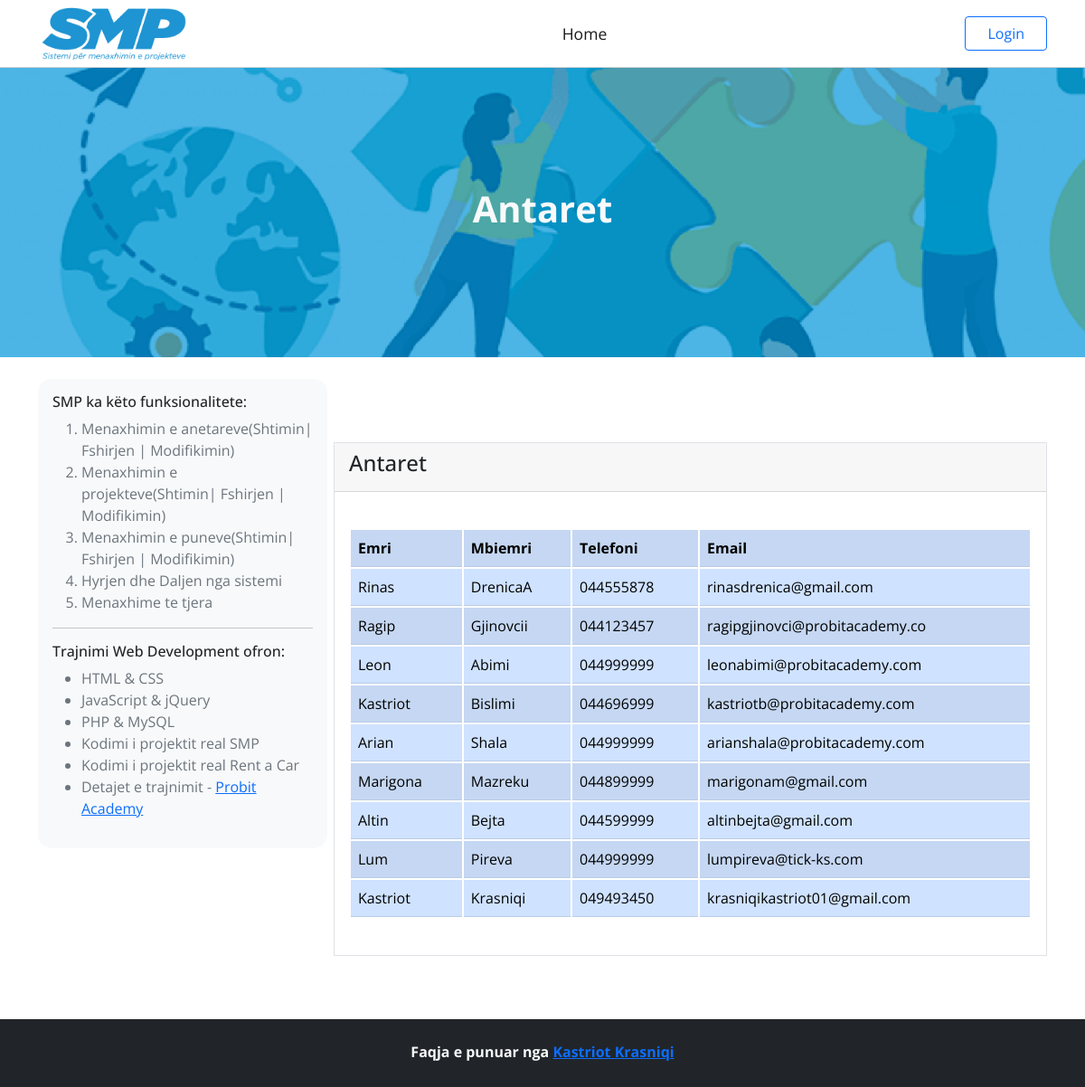
/antaret.php, run on the app's committed database.
### tables this page shows
CREATE TABLE `antaret` (
  `antariid` int(11) NOT NULL,
  `emri` varchar(50) NOT NULL,
  `mbiemri` varchar(50) NOT NULL,
  `telefoni` varchar(20) DEFAULT NULL,
  `email` varchar(30) DEFAULT NULL,
  `fjalekalimi` varchar(30) DEFAULT NULL,
  `roli` bit(1) DEFAULT NULL
);

### inc/sqlfunctions.php (called while the page is built, shortened)
<?php
    function connection(){
    $conn=mysqli_connect('localhost','root','','smp');
    return $conn;
}
function merrAntaret(){
    $conn=connection();
    $sql="SELECT * FROM antaret";
    $result=mysqli_query($conn,$sql);
    return $result;
}
?>

### antaret.php (the view, shortened to what this page needs)
<?php include './inc/sqlfunctions.php'; ?>
<!DOCTYPE html>
<html lang="en">
<head>
    <link rel="stylesheet" href="https://cdnjs.cloudflare.com/ajax/libs/font-awesome/6.0.0-beta3/css/all.min.css" />
    <link rel="stylesheet" href="https://cdn.jsdelivr.net/npm/bootstrap@5.0.2/dist/css/bootstrap.min.css"
 />
    <link rel="stylesheet" href="styles/index.css" />
</head>
<body>
    <?php include './inc/header.php'; ?>
    <div class="banner d-flex align-items-center justify-content-center">
        <h1 class="text-light fw-bold">
            Antaret
        </h1>
    </div>
    <section class="antaret mt-4">
        <div class="container d-flex gap-5">
            <div class="left-side w-25">
                <section class="p-3">
                    <h6>SMP ka këto funksionalitete:</h6>
                    <ol class="text-secondary">
                        <li>Menaxhimin e anetareve(Shtimin| Fshirjen | Modifikimin)</li>
                        <li>Menaxhimin e projekteve(Shtimin| Fshirjen | Modifikimin)</li>
                        <li>Menaxhimin e puneve(Shtimin| Fshirjen | Modifikimin)</li>
                        <li>Hyrjen dhe Daljen nga sistemi</li>
                        <li>Menaxhime te tjera</li>
                    </ol>
                    <hr />
                    <h6>Trajnimi Web Development ofron:</h6>
                    <ul class="text-secondary">
                        <li>HTML & CSS</li>
                        <li>JavaScript & jQuery</li>
                        <li>PHP & MySQL</li>
                        <li>Kodimi i projektit real SMP</li>
                        <li>Kodimi i projektit real Rent a Car</li>
                        <li>Detajet e trajnimit - <a href="#">Probit Academy</a></li>
                    </ul>
                </section>
            </div>
            <div class="right-side w-75">
                <div class="border ">
                    <div class="card-header">
                        <h4>Antaret</h4>
                    </div>
                    <div class="card-body">
                        <table class="table table-primary  table-striped my-4">
                            <tr>
                                <th>Emri </th>
                                <th>Mbiemri</th>
                                <th>Telefoni</th>
                                <th>Email</th>
                            </tr>
                            <?php $result=merrAntaret();
           while( $antari=mysqli_fetch_assoc($result)): ?>
                            <tr>
                                <td><?php echo $antari['emri']; ?></td>
                                <td><?php echo $antari['mbiemri'] ?></td>
                                <td><?php echo $antari['telefoni'] ?></td>
                                <td><?php echo $antari['email'] ?></td>
                            </tr>
                            <?php endwhile; ?>
                        </table>
                    </div>
                </div>
            </div>
        </div>
    </section>
    <?php include './inc/footer.php'; ?>
</body>
</html>

### styles/index.css (style rules this page uses)
.pershkrimi .container, .antaret .right-side { padding-top: 70px; padding-bottom: 70px; }
table { border-collapse: separate; }
.left-side section { background-color: #f8f9fa; width: 320px; height: auto; border-radius: 15px; }

### styles/header.css (style rules this page uses)
body { font-family: "Open Sans", sans-serif; }
.banner { background: url("../img/banner1.png"); background-size: cover; height: 320px; }

### data on the page
antaret: emri "Rinas", mbiemri "DrenicaA", telefoni "044555878", email "rinasdrenica@gmail.com"
antaret: emri "Ragip", mbiemri "Gjinovcii", telefoni "044123457", email "ragipgjinovci@probitacademy.co"
antaret: emri "Leon", mbiemri "Abimi", telefoni "044999999", email "leonabimi@probitacademy.com"
antaret: emri "Kastriot", mbiemri "Bislimi", telefoni "044696999", email "kastriotb@probitacademy.com"
antaret: emri "Arian", mbiemri "Shala", telefoni "044999999", email "arianshala@probitacademy.com"
antaret: emri "Marigona", mbiemri "Mazreku", telefoni "044899999", email "marigonam@gmail.com"
antaret: emri "Altin", mbiemri "Bejta", telefoni "044599999", email "altinbejta@gmail.com"
antaret: emri "Lum", mbiemri "Pireva", telefoni "044999999", email "lumpireva@tick-ks.com"
antaret: emri "Kastriot", mbiemri "Krasniqi", telefoni "049493450", email "krasniqikastriot01@gmail.com"
